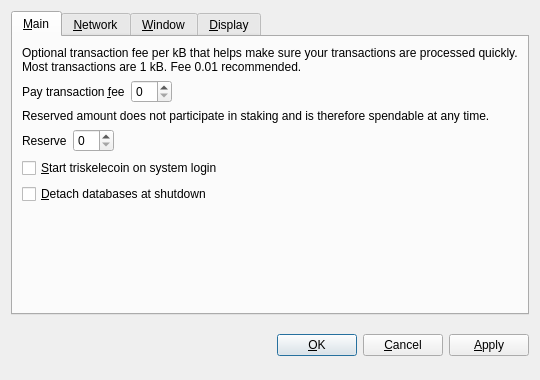
<?xml version="1.0" encoding="UTF-8"?>
<ui version="4.0">
 <class>OptionsDialog</class>
 <widget class="QDialog" name="OptionsDialog">
  <property name="geometry">
   <rect>
    <x>0</x>
    <y>0</y>
    <width>540</width>
    <height>380</height>
   </rect>
  </property>
  <property name="windowTitle">
   <string>Options</string>
  </property>
  <property name="modal">
   <bool>true</bool>
  </property>
  <layout class="QVBoxLayout" name="verticalLayout">
   <item>
    <widget class="QTabWidget" name="tabWidget">
     <property name="tabPosition">
      <enum>QTabWidget::North</enum>
     </property>
     <property name="currentIndex">
      <number>0</number>
     </property>
     <widget class="QWidget" name="tabMain">
      <attribute name="title">
       <string>&amp;Main</string>
      </attribute>
      <layout class="QVBoxLayout" name="verticalLayout_Main">
       <item>
        <widget class="QLabel" name="transactionFeeInfoLabel">
         <property name="text">
          <string>Optional transaction fee per kB that helps make sure your transactions are processed quickly. Most transactions are 1 kB. Fee 0.01 recommended.</string>
         </property>
         <property name="textFormat">
          <enum>Qt::PlainText</enum>
         </property>
         <property name="wordWrap">
          <bool>true</bool>
         </property>
        </widget>
       </item>
       <item>
        <layout class="QHBoxLayout" name="horizontalLayoutFee">
         <item>
          <widget class="QLabel" name="transactionFeeLabel">
           <property name="text">
            <string>Pay transaction &amp;fee</string>
           </property>
           <property name="textFormat">
            <enum>Qt::PlainText</enum>
           </property>
           <property name="buddy">
            <cstring>transactionFee</cstring>
           </property>
          </widget>
         </item>
         <item>
          <widget class="BitcoinAmountField" name="transactionFee"/>
         </item>
         <item>
          <spacer name="horizontalSpacerFee">
           <property name="orientation">
            <enum>Qt::Horizontal</enum>
           </property>
           <property name="sizeHint" stdset="0">
            <size>
             <width>40</width>
             <height>20</height>
            </size>
           </property>
          </spacer>
         </item>
        </layout>
       </item>
       <item>
        <widget class="QLabel" name="reserveBalanceInfoLabel">
         <property name="text">
          <string>Reserved amount does not participate in staking and is therefore spendable at any time.</string>
         </property>
         <property name="textFormat">
          <enum>Qt::PlainText</enum>
         </property>
         <property name="wordWrap">
          <bool>true</bool>
         </property>
        </widget>
       </item>
       <item>
        <layout class="QHBoxLayout" name="horizontalLayoutReserveBalance">
         <item>
          <widget class="QLabel" name="reserveBalanceLabel">
           <property name="text">
            <string>Reserve</string>
           </property>
           <property name="textFormat">
            <enum>Qt::PlainText</enum>
           </property>
           <property name="buddy">
            <cstring>reserveBalance</cstring>
           </property>
          </widget>
         </item>
         <item>
          <widget class="BitcoinAmountField" name="reserveBalance"/>
         </item>
         <item>
          <spacer name="horizontalSpacerReserveBalance">
           <property name="orientation">
            <enum>Qt::Horizontal</enum>
           </property>
           <property name="sizeHint" stdset="0">
            <size>
             <width>40</width>
             <height>20</height>
            </size>
           </property>
          </spacer>
         </item>
        </layout>
       </item>
       <item>
        <widget class="QCheckBox" name="bitcoinAtStartup">
         <property name="toolTip">
          <string>Automatically start triskelecoin after logging in to the system.</string>
         </property>
         <property name="text">
          <string>&amp;Start triskelecoin on system login</string>
         </property>
        </widget>
       </item>
       <item>
        <widget class="QCheckBox" name="detachDatabases">
         <property name="toolTip">
          <string>Detach block and address databases at shutdown. This means they can be moved to another data directory, but it slows down shutdown. The wallet is always detached.</string>
         </property>
         <property name="text">
          <string>&amp;Detach databases at shutdown</string>
         </property>
        </widget>
       </item>
       <item>
        <spacer name="verticalSpacer_Main">
         <property name="orientation">
          <enum>Qt::Vertical</enum>
         </property>
         <property name="sizeHint" stdset="0">
          <size>
           <width>20</width>
           <height>40</height>
          </size>
         </property>
        </spacer>
       </item>
      </layout>
     </widget>
     <widget class="QWidget" name="tabNetwork">
      <attribute name="title">
       <string>&amp;Network</string>
      </attribute>
      <layout class="QVBoxLayout" name="verticalLayout_Network">
       <item>
        <widget class="QCheckBox" name="mapPortUpnp">
         <property name="toolTip">
          <string>Automatically open the triskelecoin client port on the router. This only works when your router supports UPnP and it is enabled.</string>
         </property>
         <property name="text">
          <string>Map port using &amp;UPnP</string>
         </property>
        </widget>
       </item>
       <item>
        <widget class="QCheckBox" name="connectSocks">
         <property name="toolTip">
          <string>Connect to the triskelecoin network through a SOCKS proxy (e.g. when connecting through Tor).</string>
         </property>
         <property name="text">
          <string>&amp;Connect through SOCKS proxy:</string>
         </property>
        </widget>
       </item>
       <item>
        <layout class="QHBoxLayout" name="horizontalLayout_Network">
         <item>
          <widget class="QLabel" name="proxyIpLabel">
           <property name="text">
            <string>Proxy &amp;IP:</string>
           </property>
           <property name="textFormat">
            <enum>Qt::PlainText</enum>
           </property>
           <property name="buddy">
            <cstring>proxyIp</cstring>
           </property>
          </widget>
         </item>
         <item>
          <widget class="QValidatedLineEdit" name="proxyIp">
           <property name="maximumSize">
            <size>
             <width>140</width>
             <height>16777215</height>
            </size>
           </property>
           <property name="toolTip">
            <string>IP address of the proxy (e.g. 127.0.0.1)</string>
           </property>
          </widget>
         </item>
         <item>
          <widget class="QLabel" name="proxyPortLabel">
           <property name="text">
            <string>&amp;Port:</string>
           </property>
           <property name="textFormat">
            <enum>Qt::PlainText</enum>
           </property>
           <property name="buddy">
            <cstring>proxyPort</cstring>
           </property>
          </widget>
         </item>
         <item>
          <widget class="QLineEdit" name="proxyPort">
           <property name="maximumSize">
            <size>
             <width>55</width>
             <height>16777215</height>
            </size>
           </property>
           <property name="toolTip">
            <string>Port of the proxy (e.g. 9050)</string>
           </property>
          </widget>
         </item>
         <item>
          <widget class="QLabel" name="socksVersionLabel">
           <property name="text">
            <string>SOCKS &amp;Version:</string>
           </property>
           <property name="textFormat">
            <enum>Qt::PlainText</enum>
           </property>
           <property name="buddy">
            <cstring>socksVersion</cstring>
           </property>
          </widget>
         </item>
         <item>
          <widget class="QValueComboBox" name="socksVersion">
           <property name="toolTip">
            <string>SOCKS version of the proxy (e.g. 5)</string>
           </property>
          </widget>
         </item>
         <item>
          <spacer name="horizontalSpacer_Network">
           <property name="orientation">
            <enum>Qt::Horizontal</enum>
           </property>
           <property name="sizeHint" stdset="0">
            <size>
             <width>40</width>
             <height>20</height>
            </size>
           </property>
          </spacer>
         </item>
        </layout>
       </item>
       <item>
        <spacer name="verticalSpacer_Network">
         <property name="orientation">
          <enum>Qt::Vertical</enum>
         </property>
         <property name="sizeHint" stdset="0">
          <size>
           <width>20</width>
           <height>40</height>
          </size>
         </property>
        </spacer>
       </item>
      </layout>
     </widget>
     <widget class="QWidget" name="tabWindow">
      <attribute name="title">
       <string>&amp;Window</string>
      </attribute>
      <layout class="QVBoxLayout" name="verticalLayout_Window">
       <item>
        <widget class="QCheckBox" name="minimizeToTray">
         <property name="toolTip">
          <string>Show only a tray icon after minimizing the window.</string>
         </property>
         <property name="text">
          <string>&amp;Minimize to the tray instead of the taskbar</string>
         </property>
        </widget>
       </item>
       <item>
        <widget class="QCheckBox" name="minimizeOnClose">
         <property name="toolTip">
          <string>Minimize instead of exit the application when the window is closed. When this option is enabled, the application will be closed only after selecting Quit in the menu.</string>
         </property>
         <property name="text">
          <string>M&amp;inimize on close</string>
         </property>
        </widget>
       </item>
       <item>
        <spacer name="verticalSpacer_Window">
         <property name="orientation">
          <enum>Qt::Vertical</enum>
         </property>
         <property name="sizeHint" stdset="0">
          <size>
           <width>20</width>
           <height>40</height>
          </size>
         </property>
        </spacer>
       </item>
      </layout>
     </widget>
     <widget class="QWidget" name="tabDisplay">
      <attribute name="title">
       <string>&amp;Display</string>
      </attribute>
      <layout class="QVBoxLayout" name="verticalLayout_Display">
       <item>
        <layout class="QHBoxLayout" name="horizontalLayout_1_Display">
         <item>
          <widget class="QLabel" name="langLabel">
           <property name="text">
            <string>User Interface &amp;language:</string>
           </property>
           <property name="textFormat">
            <enum>Qt::PlainText</enum>
           </property>
           <property name="buddy">
            <cstring>lang</cstring>
           </property>
          </widget>
         </item>
         <item>
          <widget class="QValueComboBox" name="lang">
           <property name="toolTip">
            <string>The user interface language can be set here. This setting will take effect after restarting triskelecoin.</string>
           </property>
          </widget>
         </item>
        </layout>
       </item>
       <item>
        <layout class="QHBoxLayout" name="horizontalLayout_2_Display">
         <item>
          <widget class="QLabel" name="unitLabel">
           <property name="text">
            <string>&amp;Unit to show amounts in:</string>
           </property>
           <property name="textFormat">
            <enum>Qt::PlainText</enum>
           </property>
           <property name="buddy">
            <cstring>unit</cstring>
           </property>
          </widget>
         </item>
         <item>
          <widget class="QValueComboBox" name="unit">
           <property name="toolTip">
            <string>Choose the default subdivision unit to show in the interface and when sending coins.</string>
           </property>
          </widget>
         </item>
        </layout>
       </item>
       <item>
        <widget class="QCheckBox" name="displayAddresses">
         <property name="toolTip">
          <string>Whether to show triskelecoin addresses in the transaction list or not.</string>
         </property>
         <property name="text">
          <string>&amp;Display addresses in transaction list</string>
         </property>
        </widget>
       </item>
       <item>
        <widget class="QCheckBox" name="coinControlFeatures">
         <property name="toolTip">
          <string>Whether to show coin control features or not.</string>
         </property>
         <property name="text">
          <string>Display coin &amp;control features (experts only!)</string>
         </property>
        </widget>
       </item>
       <item>
        <spacer name="verticalSpacer_Display">
         <property name="orientation">
          <enum>Qt::Vertical</enum>
         </property>
         <property name="sizeHint" stdset="0">
          <size>
           <width>20</width>
           <height>40</height>
          </size>
         </property>
        </spacer>
       </item>
      </layout>
     </widget>
    </widget>
   </item>
   <item>
    <layout class="QHBoxLayout" name="horizontalLayout_Buttons">
     <item>
      <spacer name="horizontalSpacer_1">
       <property name="orientation">
        <enum>Qt::Horizontal</enum>
       </property>
       <property name="sizeHint" stdset="0">
        <size>
         <width>40</width>
         <height>48</height>
        </size>
       </property>
      </spacer>
     </item>
     <item>
      <widget class="QLabel" name="statusLabel">
       <property name="font">
        <font>
         <weight>75</weight>
         <bold>true</bold>
        </font>
       </property>
       <property name="text">
        <string/>
       </property>
       <property name="textFormat">
        <enum>Qt::PlainText</enum>
       </property>
       <property name="wordWrap">
        <bool>true</bool>
       </property>
      </widget>
     </item>
     <item>
      <spacer name="horizontalSpacer_2">
       <property name="orientation">
        <enum>Qt::Horizontal</enum>
       </property>
       <property name="sizeHint" stdset="0">
        <size>
         <width>40</width>
         <height>48</height>
        </size>
       </property>
      </spacer>
     </item>
     <item>
      <widget class="QPushButton" name="okButton">
       <property name="text">
        <string>&amp;OK</string>
       </property>
      </widget>
     </item>
     <item>
      <widget class="QPushButton" name="cancelButton">
       <property name="text">
        <string>&amp;Cancel</string>
       </property>
       <property name="autoDefault">
        <bool>false</bool>
       </property>
      </widget>
     </item>
     <item>
      <widget class="QPushButton" name="applyButton">
       <property name="text">
        <string>&amp;Apply</string>
       </property>
       <property name="autoDefault">
        <bool>false</bool>
       </property>
      </widget>
     </item>
    </layout>
   </item>
  </layout>
 </widget>
 <customwidgets>
  <customwidget>
   <class>BitcoinAmountField</class>
   <extends>QSpinBox</extends>
   <header>bitcoinamountfield.h</header>
  </customwidget>
  <customwidget>
   <class>QValueComboBox</class>
   <extends>QComboBox</extends>
   <header>qvaluecombobox.h</header>
  </customwidget>
  <customwidget>
   <class>QValidatedLineEdit</class>
   <extends>QLineEdit</extends>
   <header>qvalidatedlineedit.h</header>
  </customwidget>
 </customwidgets>
 <resources/>
 <connections/>
</ui>
